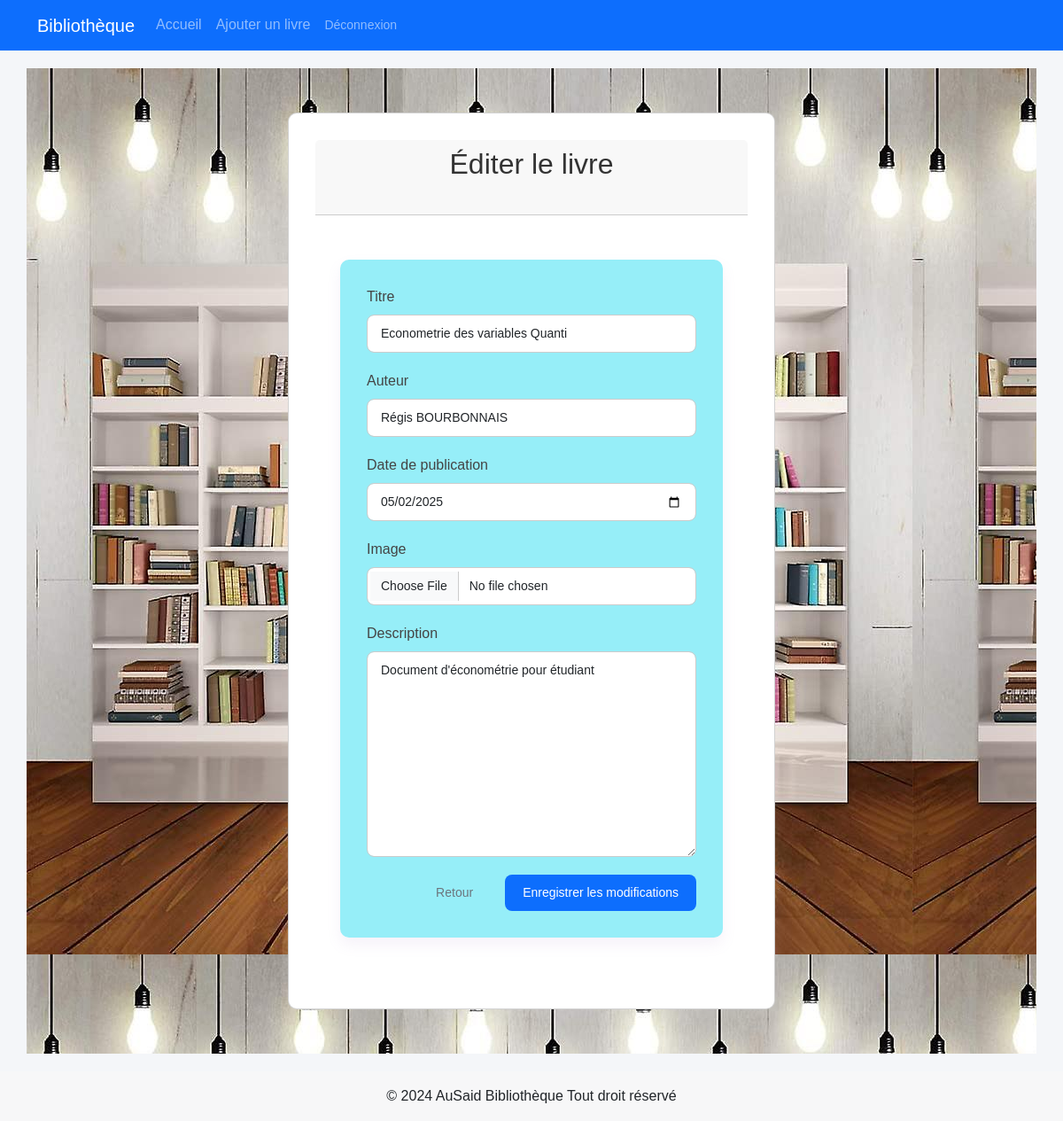
/editLink/1/ (signed in), run on the app's committed database.
### booksApp/models.py (models this page shows, shortened)
class Book(models.Model):
    id_oeuvre = models.AutoField(primary_key=True)
    titre = models.CharField(max_length=200)
    auteur = models.CharField(max_length=200)
    pub_date = models.DateTimeField("date de publication")
    image = models.ImageField(upload_to='book_images/', null=True, blank=True)
    description = models.TextField(max_length=2000)

### booksApp/views.py (the view)
# urls.py: path('editLink/<int:pk>/', views.edit_book, name='edit_book'),
@login_required
@user_passes_test(is_admin)
def edit_book(request, pk):
    try:
        book = get_object_or_404(Book, id_oeuvre=pk)
        if request.method == 'POST':
            form = BookForm(request.POST, request.FILES, instance=book)
            if form.is_valid():
                form.save()
                messages.success(request, 'Le livre a été modifié avec succès.')
                return redirect('index')
        else:
            form = BookForm(instance=book)
        return render(request, 'booksApp/edit_book.html', {'form': form})
    except Exception as e:
        messages.error(request, f'Une erreur est survenue : {str(e)}')
        return redirect('index')

### booksApp/forms.py
class BookForm(forms.ModelForm):
    class Meta:
        model = Book
        fields = ['titre', 'auteur', 'pub_date', 'image', 'description']

### booksApp/templatetags/form_filters.py (called while the page is built)
@register.filter(name='add_class')
def add_class(field, css):
    return field.as_widget(attrs={"class": css})

### booksApp/views.py (called while the page is built)
def is_admin(user):
    return user.is_staff

### booksApp/templates/booksApp/edit_book.html (shortened to what this page needs)
{% extends 'booksApp/base.html' %}
{% load static %}
{% load form_filters %}
{% block content %}
<div class="hero-section" style="background-image: url({% static 'booksApp/images/background.jpg' %});">
<div class="row justify-content-center">
    <div class="col-md-8">
        <div class="card">
            <div class="card-header">
                <h2 class="text-center">Éditer le livre</h2>
            </div>
            <div class="card-body">
                <form method="post" enctype="multipart/form-data">
                    {% for field in form %}
                    <div class="mb-3">
                        <label for="{{ field.id_for_label }}" class="form-label">{{ field.label }}</label>
                        {% if field.name == 'pub_date' %}
                            <input type="date" name="{{ field.name }}" id="{{ field.id_for_label }}"
                                   class="form-control" value="{{ field.value|date:'Y-m-d' }}"
                                   {% if field.field.required %}required{% endif %}>
                        {% else %}
                            {{ field|add_class:"form-control" }}
                        {% endif %}
                    </div>
                    {% endfor %}
                    <div class="d-grid gap-2 d-md-flex justify-content-md-end">
                        <a href="{% url 'index' %}" class="btn btn-outline-secondary me-md-2">Retour</a>
                        <button type="submit" class="btn btn-primary">Enregistrer les modifications</button>
                    </div>
                </form>
            </div>
        </div>
    </div>
</div>
</div>
{% endblock %}

### booksApp/templates/booksApp/edit_book.html (style rules this page uses)
body { background-color: #f4f6f9; font-family: 'Poppins', sans-serif; margin: 0; padding: 0; }
.card-body { max-width: 500px; margin: 50px auto; padding: 30px; background-color: rgb(150, 238, 248); border-radius: 10px; box-shadow: 0 8px 16px #a880c71a; }
.card { max-width: 550px; margin: 50px auto; padding: 30px; background-color: hsl(0, 0%, 100%); border-radius: 10px; box-shadow: 0 8px 16px #fdfcfe1a; }
h2 { text-align: center; margin-bottom: 30px; color: #333; }
.form-label { font-weight: 500; margin-bottom: 8px; display: block; color: #444; }
.form-control { width: 100%; padding: 10px 15px; margin-bottom: 20px; border: 1px solid #ccc; border-radius: 8px; transition: 0.3s; font-size: 14px; }
textarea.form-control { min-height: 120px; resize: vertical; }
.btn { padding: 10px 20px; border: none; border-radius: 8px; font-weight: 500; cursor: pointer; font-size: 14px; }

### data on the page
Book: form "Econometrie des variables Quanti" "Régis BOURBONNAIS" "Document d'économétrie pour étudiant"

### other printed values
{{ field.label }} "Titre" "Auteur" "Date de publication" "Image" "Description"
